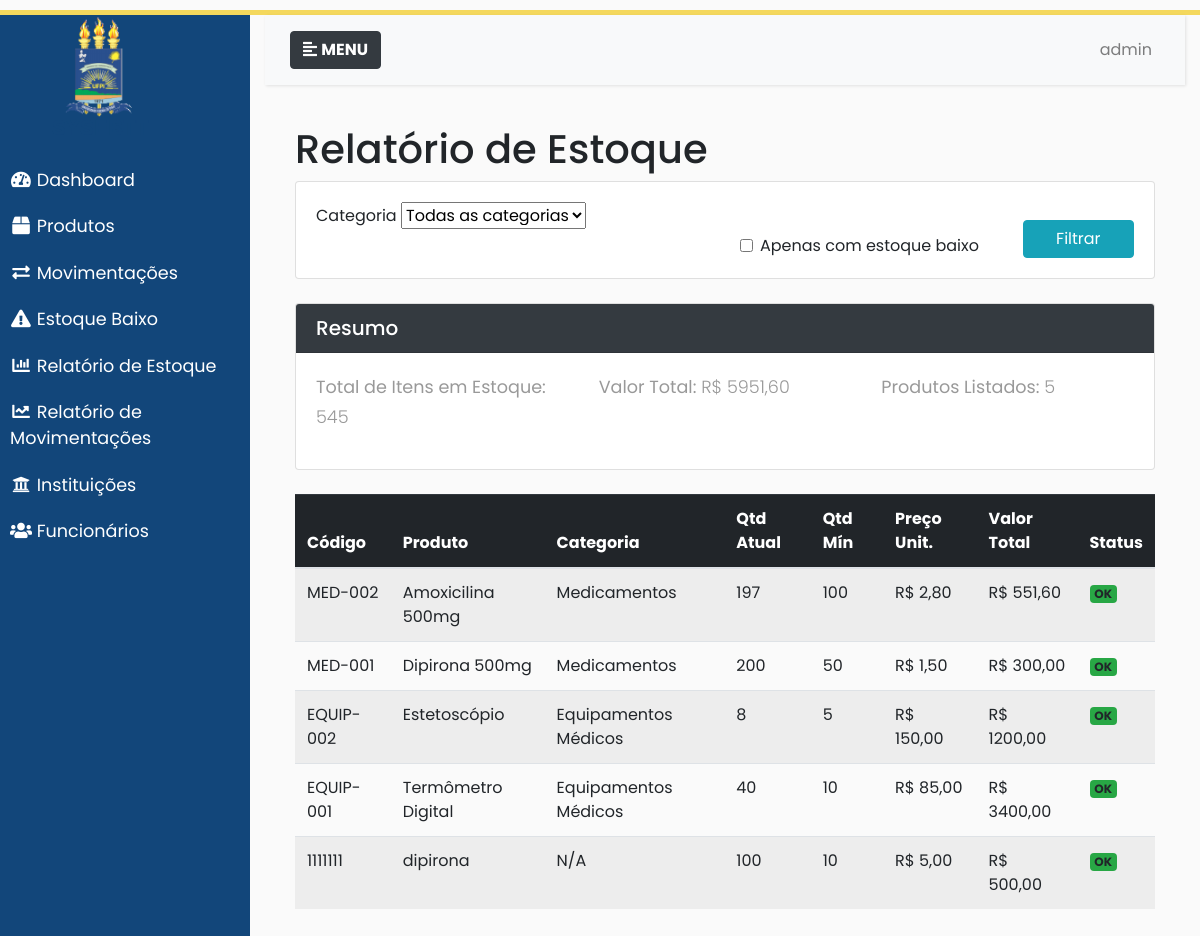
The page /relatorio-estoque/ (signed in) on the database its author committed.
### almoxarifado/models.py (models this page shows, shortened)
class Produto(models.Model):
    codigo = models.CharField(max_length=50, unique=True)
    nome = models.CharField(max_length=200)
    descricao = models.TextField(blank=True)
    categoria = models.ForeignKey(Categoria, on_delete=models.SET_NULL, null=True)
    instituicao = models.ForeignKey(Instituicao, on_delete=models.CASCADE)
    quantidade_minima = models.PositiveIntegerField(default=0)
    quantidade_atual = models.PositiveIntegerField(default=0)
    preco_unitario = models.DecimalField(max_digits=10, decimal_places=2, default=0)
    ativo = models.BooleanField(default=True)
    data_criacao = models.DateTimeField(auto_now_add=True)
    data_atualizacao = models.DateTimeField(auto_now=True)
    class Meta:
        unique_together = ['codigo', 'instituicao']
        ordering = ['nome']
    def esta_com_estoque_baixo(self):
        return self.quantidade_atual <= self.quantidade_minima

class Categoria(models.Model):
    nome = models.CharField(max_length=100, unique=True)
    descricao = models.TextField(blank=True)
    ativo = models.BooleanField(default=True)
    data_criacao = models.DateTimeField(auto_now_add=True)
    class Meta:
        verbose_name_plural = "Categorias"
        ordering = ['nome']

### almoxarifado/views/dashboard_views.py (the view)
# urls.py: path('relatorio-estoque/', dashboard_views.relatorio_estoque, name='relatorio_estoque'),
@login_required(login_url='login_instituicoes')
def relatorio_estoque(request):
    produtos = Produto.objects.filter(ativo=True).select_related('categoria', 'instituicao')
    categoria = request.GET.get('categoria', '').strip()
    estoque_baixo = request.GET.get('estoque_baixo', '').strip()
    if categoria:
        produtos = produtos.filter(categoria_id=categoria)
    if estoque_baixo == 'sim':
        produtos = produtos.filter(quantidade_atual__lte=F('quantidade_minima'))
    total_itens = produtos.aggregate(total=Sum('quantidade_atual'))['total'] or 0
    valor_total = produtos.aggregate(
        total=Sum(F('quantidade_atual') * F('preco_unitario'))
    )['total'] or 0
    context = {
        'produtos': produtos,
        'total_itens': total_itens,
        'valor_total': valor_total,
        'categoria': categoria,
        'estoque_baixo': estoque_baixo,
    }
    return render(request, 'relatorio_estoque.html', context)

### almoxarifado/templatetags/custom_filters.py (called while the page is built)
@register.filter
def multiply(value, arg):
    try:
        return float(value) * float(arg)
    except (ValueError, TypeError):
        return 0

### almoxarifado/templates/relatorio_estoque.html (shortened to what this page needs)
{% extends "base.html" %}
{% load custom_filters %}
{% block content %}
<div class="container mt-4">
    <h1>Relatório de Estoque</h1>
    <div class="card mb-4">
        <div class="card-body">
            <form method="get" class="row g-3">
                <div class="col-md-6">
                    <label class="form-label">Categoria</label>
                    <select name="categoria" class="form-select">
                        <option value="">Todas as categorias</option>
                    </select>
                </div>
                <div class="col-md-4">
                    <div class="form-check mt-2">
                        <input class="form-check-input" type="checkbox" name="estoque_baixo" value="sim" id="estoque_baixo" {% if estoque_baixo == 'sim' %}checked{% endif %}>
                        <label class="form-check-label" for="estoque_baixo">
                            Apenas com estoque baixo
                        </label>
                    </div>
                </div>
                <div class="col-md-2 d-flex align-items-end">
                    <button type="submit" class="btn btn-info w-100">Filtrar</button>
                </div>
            </form>
        </div>
    </div>
    <div class="card mb-4">
        <div class="card-header bg-dark text-white">
            <h5 class="mb-0">Resumo</h5>
        </div>
        <div class="card-body">
            <div class="row">
                <div class="col-md-4">
                    <p><strong>Total de Itens em Estoque:</strong> {{ total_itens }}</p>
                </div>
                <div class="col-md-4">
                    <p><strong>Valor Total:</strong> R$ {{ valor_total|floatformat:2 }}</p>
                </div>
                <div class="col-md-4">
                    <p><strong>Produtos Listados:</strong> {{ produtos|length }}</p>
                </div>
            </div>
        </div>
    </div>
    <div class="table-responsive">
        <table class="table table-striped table-hover">
            <thead class="table-dark">
                <tr>
                    <th>Código</th>
                    <th>Produto</th>
                    <th>Categoria</th>
                    <th>Qtd Atual</th>
                    <th>Qtd Mín</th>
                    <th>Preço Unit.</th>
                    <th>Valor Total</th>
                    <th>Status</th>
                </tr>
            </thead>
            <tbody>
                {% for produto in produtos %}
                <tr>
                    <td>{{ produto.codigo }}</td>
                    <td>{{ produto.nome }}</td>
                    <td>{{ produto.categoria.nome|default:"N/A" }}</td>
                    <td>{{ produto.quantidade_atual }}</td>
                    <td>{{ produto.quantidade_minima }}</td>
                    <td>R$ {{ produto.preco_unitario|floatformat:2 }}</td>
                    <td>R$ {{ produto.quantidade_atual|multiply:produto.preco_unitario|floatformat:2 }}</td>
                    <td>
                        {% if produto.esta_com_estoque_baixo %}
                        <span class="badge bg-warning">Baixo</span>
                        {% else %}
                        <span class="badge bg-success">OK</span>
                        {% endif %}
                    </td>
                </tr>
                {% empty %}
                <tr>
                    <td colspan="8" class="text-center">Nenhum produto encontrado</td>
                </tr>
                {% endfor %}
            </tbody>
        </table>
    </div>
</div>
{% endblock %}

### almoxarifado/templates/base.html (shortened to what this page needs)
{% load static %}
<!DOCTYPE html>
<html lang="PT-BR">
<head>
    <link rel="stylesheet" href="https://maxcdn.bootstrapcdn.com/bootstrap/4.0.0/css/bootstrap.min.css">
    <link rel="stylesheet" href="https://use.fontawesome.com/releases/v5.7.0/css/all.css">
    <link rel="stylesheet" href="{% static 'css/style.css' %}">
</head>
<body>
    <div class="wrapper">
        <nav id="sidebar">
            <a href="#">
                <div style="position: relative;">
                    <img src="{% static 'img/logoprincipal.png' %}" class="img-responsive center-block inner-image" />
                </div>
            </a>
            <ul class="list-unstyled components menulink">
                <li><a href="{% url 'dashboard' %}" class="menulink"><i class="fa fa-tachometer-alt fa-fw"></i> Dashboard</a></li>
                <li><a href="{% url 'lista_produtos' %}" class="menulink"><i class="fa fa-box fa-fw"></i> Produtos</a></li>
                <li><a href="{% url 'lista_movimentacoes' %}" class="menulink"><i class="fa fa-exchange-alt fa-fw"></i> Movimentações</a></li>
                <li><a href="{% url 'estoque_baixo' %}" class="menulink"><i class="fa fa-exclamation-triangle fa-fw"></i> Estoque Baixo</a></li>
                <li><a href="{% url 'relatorio_estoque' %}" class="menulink"><i class="fa fa-chart-bar fa-fw"></i> Relatório de Estoque</a></li>
                <li><a href="{% url 'relatorio_movimentacoes' %}" class="menulink"><i class="fa fa-chart-line fa-fw"></i> Relatório de Movimentações</a></li>
                <li><a href="{% url 'lista_instituicoes' %}" class="menulink"><i class="fa fa-university fa-fw"></i> Instituições</a></li>
                <li><a href="{% url 'lista_funcionarios' %}" class="menulink"><i class="fa fa-users fa-fw"></i> Funcionários</a></li>
            </ul>
        </nav>
        <div class="content container-fluid">
            <nav class="navbar navbar-expand-lg navbar-light bg-light">
                <div class="container-fluid">
                    <button type="button" id="sidebarCollapse" class="btn btn-dark">
                        <i class="fas fa-align-left"></i>
                        <span><b>MENU</b></span>
                    </button>
                    <div class="collapse navbar-collapse" id="navbarSupportedContent">
                        <ul class="nav navbar-nav ml-auto">
                            <li class="nav-item">
                                <a class="nav-link" href="#">{{ request.user.get_full_name|default:request.user.username }}</a>
                            </li>
                        </ul>
                    </div>
                </div>
            </nav>
            <div class="container-fluid mt-4">
                {% block content %}{% endblock %}
            </div>
        </div>
    </div>
</body>
</html>

### static/css/style.css (style rules this page uses)
:root { --colorbasic: #12467a; --colorbasic2: #171e34; --colortext: #FFF; --colortext-menu: #FFF; }
body { font-family: 'Poppins', sans-serif; background: #fafafa; height: 100%; }
#sidebar { min-width: 250px; max-width: 250px; min-height: 100vb; background: var(--colorbasic); color: var(--colortext); transition: all 0.3s; }
#sidebar ul.components { padding: 20px 0; background-color: var(--colorbasic); border-color: var(--colorbasic2) !important; }
#sidebar ul li a { padding: 10px; font-size: 1.1em; display: block; }
p { font-family: 'Poppins', sans-serif; font-size: 1.1em; font-weight: 300; line-height: 1.7em; color: #999; }
a, a:hover, a:focus { color: inherit; text-decoration: none; transition: all 0.3s; }
a:link, a:visited { text-decoration: none; color: var(--colorbasic); }
a.menulink:link, a.menulink:visited { text-decoration: none; color: var(--colortext-menu); }
.navbar { padding: 15px 10px; background: #fff; border: none; border-radius: 0; margin-bottom: 40px; box-shadow: 1px 1px 3px rgba(0, 0, 0, 0.1); }
.wrapper { position:absolute; margin-top: 10px; border-top: 5px solid; border-bottom: 5px solid; border-color: #f4d85d; display: flex; width: 100%; align-items: stretch; }
.table-striped tr { min-width: 200px; }
.container-fluid { min-width: 300px; }

### rows shown on the page
Produto: codigo "MED-002", nome "Amoxicilina 500mg", categoria.nome "Medicamentos", quantidade_atual "197", quantidade_minima "100", preco_unitario "2,80", quantidade_atual|multiply "551,60", shows "OK"
Produto: codigo "MED-001", nome "Dipirona 500mg", categoria.nome "Medicamentos", quantidade_atual "200", quantidade_minima "50", preco_unitario "1,50", quantidade_atual|multiply "300,00", shows "OK"
Produto: codigo "EQUIP-002", nome "Estetoscópio", categoria.nome "Equipamentos Médicos", quantidade_atual "8", quantidade_minima "5", preco_unitario "150,00", quantidade_atual|multiply "1200,00", shows "OK"
Produto: codigo "EQUIP-001", nome "Termômetro Digital", categoria.nome "Equipamentos Médicos", quantidade_atual "40", quantidade_minima "10", preco_unitario "85,00", quantidade_atual|multiply "3400,00", shows "OK"
Produto: codigo "1111111", nome "dipirona", categoria.nome "N/A", quantidade_atual "100", quantidade_minima "10", preco_unitario "5,00", quantidade_atual|multiply "500,00", shows "OK"

### other values the page prints
{{ request.user.get_full_name|default:request.user.username }} "admin"
{{ total_itens }} "545"
{{ valor_total|floatformat:2 }} "5951,60"
{{ produtos|length }} "5"
